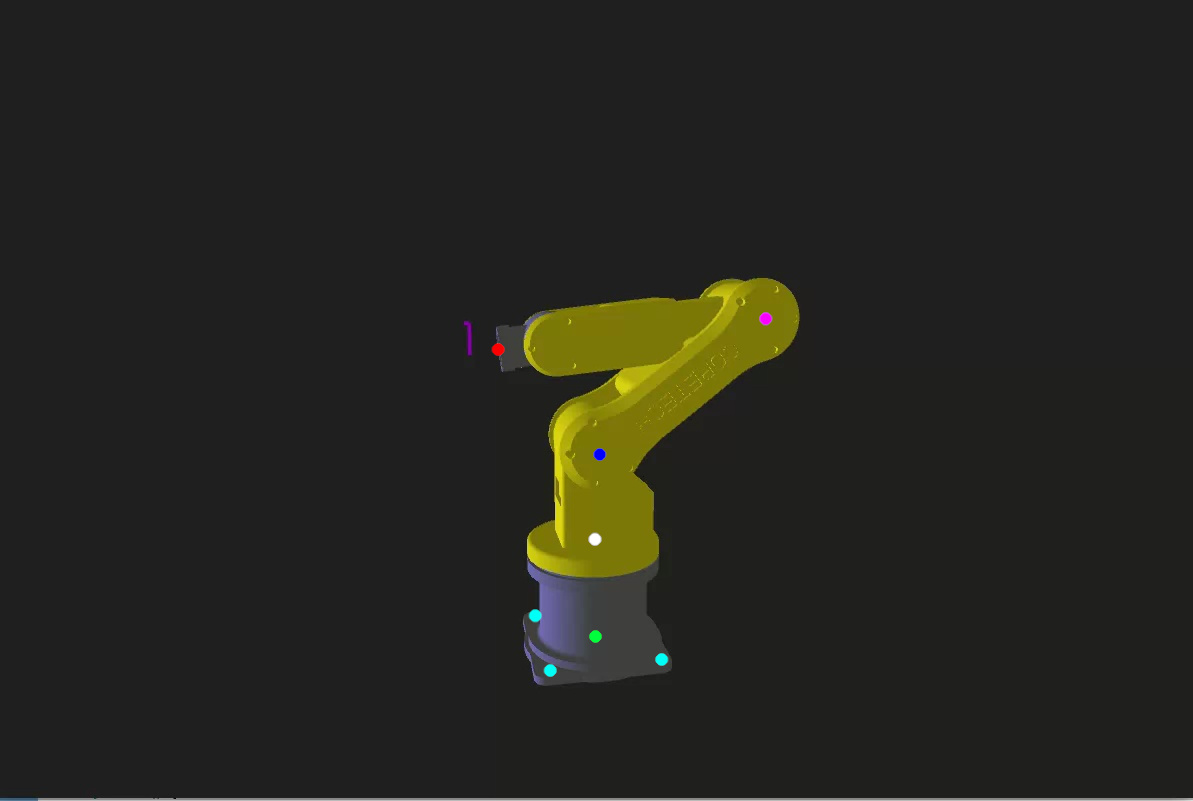
#> input picture pose_tracking/screenshots/dotted/captura_001_dotted.jpg, 1193 x 801 px, found by its file name
$ python dot_position_pixels.py
#> lines starting #> are read from the running program, lines starting #| are printed output that depends on the picture; after the words box and inside, x2 and y2 are one past the last pixel; in counts of white or black regions, pixels touching at a corner belong together
#> in main, frame is the input picture: shape (801, 1193, 3); mean B, G, R 30.9, 36.5, 36.7
import cv2
import numpy as np

def detect_color_points(frame, color_ranges, multi_detection_colors=None):
    """
    Detecta los puntos de color en la imagen y devuelve un diccionario.
    Para los colores listados en multi_detection_colors se retornará una lista
    de centroides; para el resto se retorna un único punto (el de mayor área).
    Además, se dibuja el punto y se etiqueta el color.
    """
    if multi_detection_colors is None:
        multi_detection_colors = []

    hsv = cv2.cvtColor(frame, cv2.COLOR_BGR2HSV)
#> hsv: shape (801, 1193, 3); mean H, S, V 11.4, 16.4, 37.1
    detected_points = {}

    for color, ranges in color_ranges.items():
        mask = None
        # Combina todos los rangos para ese color (por ejemplo, el rojo usa 2 rangos)
        for (lower, upper) in ranges:
            lower = np.array(lower, dtype=np.uint8)
            upper = np.array(upper, dtype=np.uint8)
            current_mask = cv2.inRange(hsv, lower, upper)
            if mask is None:
                mask = current_mask
            else:
                mask = cv2.bitwise_or(mask, current_mask)

        # Encontrar contornos en la máscara
        contours, _ = cv2.findContours(mask, cv2.RETR_EXTERNAL, cv2.CHAIN_APPROX_SIMPLE)

        # Si el color debe tener múltiples detecciones, se procesan todos los contornos
        if color in multi_detection_colors:
            points = []
            for cnt in contours:
                if cv2.contourArea(cnt) > 10:  # Umbral para evitar falsos positivos (ajustable)
                    M = cv2.moments(cnt)
                    if M["m00"] != 0:
                        cX = int(M["m10"] / M["m00"])
                        cY = int(M["m01"] / M["m00"])
                        points.append((cX, cY))
                        # Dibujar el punto y etiquetar con el nombre del color
                        cv2.circle(frame, (cX, cY), 5, (255, 255, 255), -1)
                        cv2.putText(frame, color, (cX + 5, cY + 5),
                                    cv2.FONT_HERSHEY_SIMPLEX, 0.5, (255, 255, 255), 2)
            if points:
                detected_points[color] = points
        else:
            # Para otros colores se toma el contorno de mayor área
            if contours:
                c = max(contours, key=cv2.contourArea)
                M = cv2.moments(c)
                if M["m00"] != 0:
                    cX = int(M["m10"] / M["m00"])
                    cY = int(M["m01"] / M["m00"])
                    detected_points[color] = (cX, cY)
                    cv2.circle(frame, (cX, cY), 5, (255, 255, 255), -1)
                    cv2.putText(frame, color, (cX + 5, cY + 5),
                                cv2.FONT_HERSHEY_SIMPLEX, 0.5, (255, 255, 255), 2)
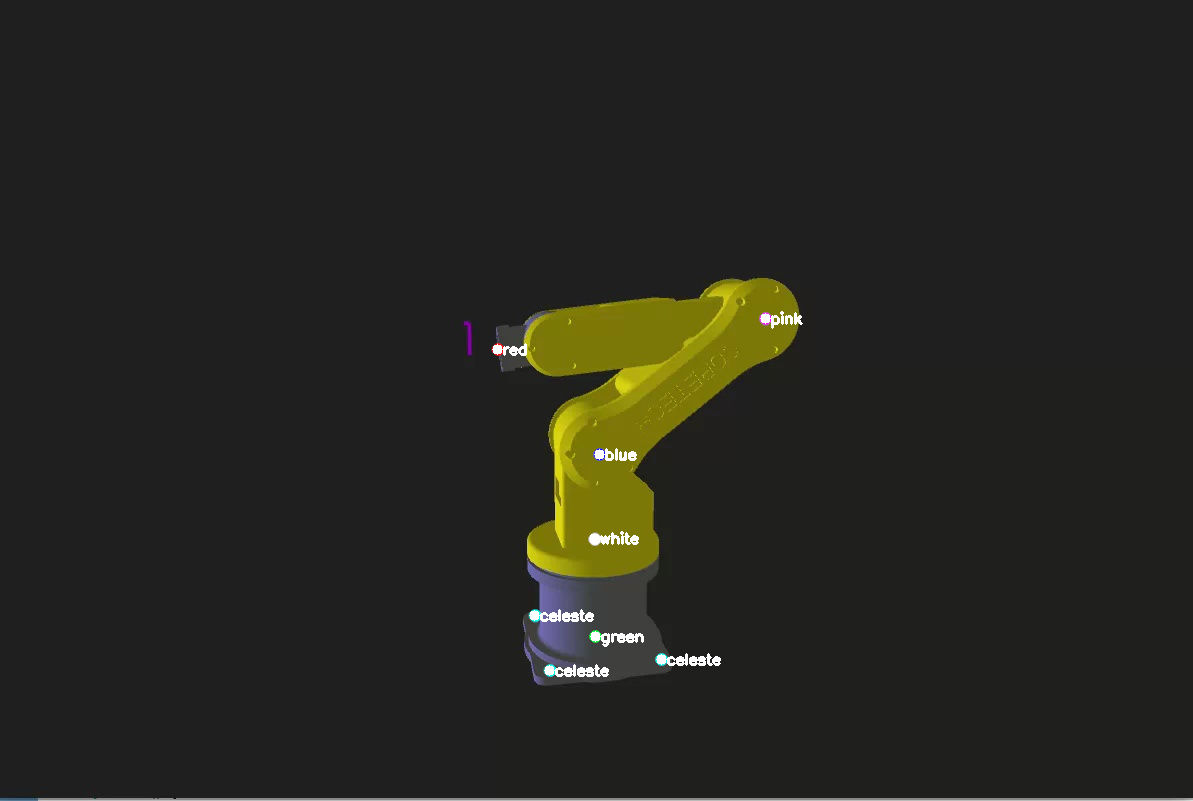
#> frame: shape (801, 1193, 3); 0.33% of pixels changed, all inside (x1, y1, x2, y2) = (492, 311, 803, 677)
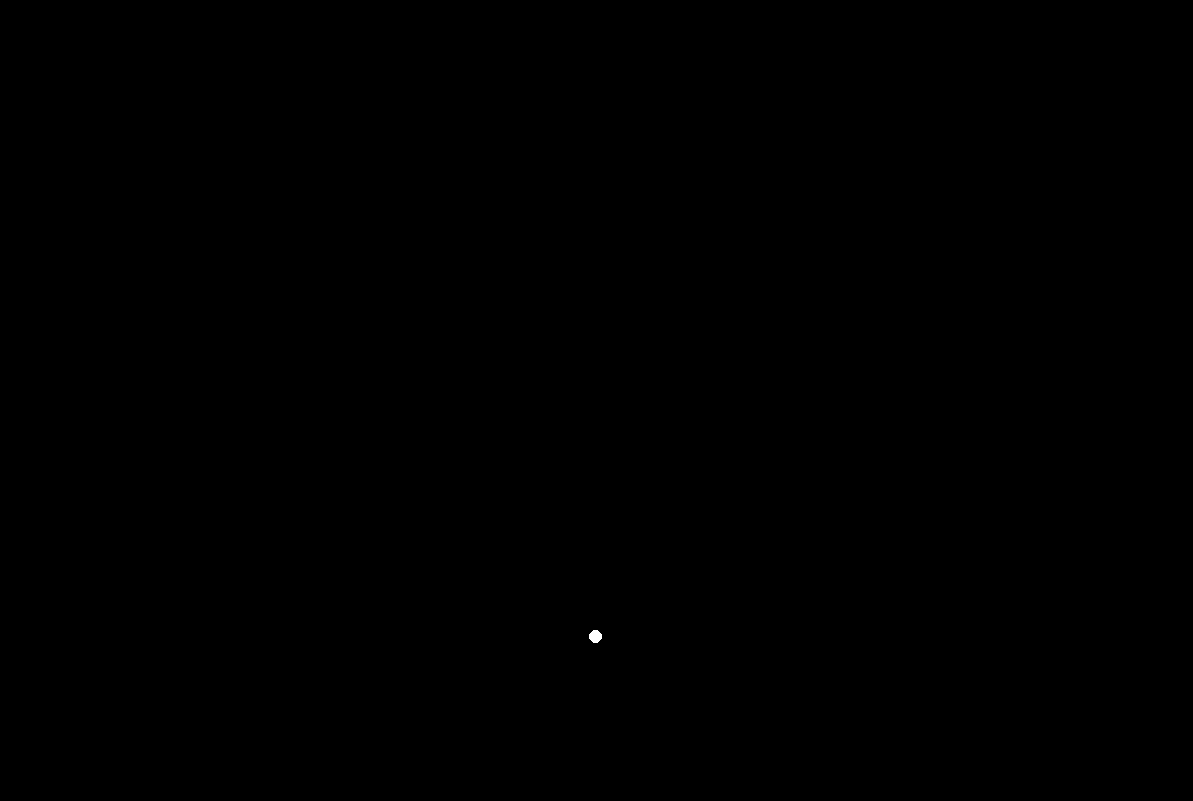
#> mask: shape (801, 1193); 0.01% white; 1 white region, box (x1, y1, x2, y2) and area: (589, 630, 602, 643) 129
#> after the loop, detected_points = {'red': (497, 349), 'pink': (765, 318), 'blue': (599, 454), 'white': (594, 538), 'celeste': [(549, 670), (661, 659), (534, 615)], 'green': (595, 636)}
    return detected_points, frame

def main():
    # Rangos HSV basados en los colores proporcionados:
    # Los valores pueden necesitar ajuste dependiendo de las condiciones de iluminación.
    color_ranges = {
        "red": [((0, 100, 100), (10, 255, 255)), ((170, 100, 100), (179, 255, 255))],  # ff0000
        "pink": [((140, 100, 100), (160, 255, 255))],   # f900ff
        "blue": [((110, 100, 100), (130, 255, 255))],   # 0000ff
        "white": [((0, 0, 200), (180, 30, 255))],         # ffffff
        "celeste": [((85, 100, 100), (95, 255, 255))],   # 00fff7
        "green": [((50, 100, 100), (70, 255, 255))]      # 12ff00
    }

    # Se especifica que se desea detectar múltiples puntos para "celeste"
    multi_detection_colors = ["celeste"]

    # Ruta de la imagen
    image_path = "/home/rovestrada/pose_track_ws/pose_tracking/screenshots/dotted/captura_001_dotted.jpg"
    frame = cv2.imread(image_path)
    if frame is None:
        print("No se pudo cargar la imagen desde:", image_path)
        return

    # Detectar puntos de color
    detected_points, annotated_frame = detect_color_points(frame, color_ranges, multi_detection_colors)
    print("Puntos detectados:", detected_points)
#| Puntos detectados: {'red': (497, 349), 'pink': (765, 318), 'blue': (599, 454), 'white': (594, 538), 'celeste': [(549, 670), (661, 659), (534, 615)], 'green': (595, 636)}

    # Calcular posiciones relativas respecto al origen (punto verde)
    relative_positions = {}
    if "green" in detected_points:
        base = detected_points["green"]
#> base = (595, 636)
        for color, points in detected_points.items():
            if isinstance(points, list):
                relative_positions[color] = [(p[0] - base[0], p[1] - base[1]) for p in points]
            else:
                relative_positions[color] = (points[0] - base[0], points[1] - base[1])
#> this loop made 6 passes
#> after the loop, relative_positions = {'red': (-98, -287), 'pink': (170, -318), 'blue': (4, -182), 'white': (-1, -98), 'celeste': [(-46, 34), (66, 23), (-61, -21)], 'green': (0, 0)}
        print("Posiciones relativas (en píxeles):", relative_positions)
#| Posiciones relativas (en píxeles): {'red': (-98, -287), 'pink': (170, -318), 'blue': (4, -182), 'white': (-1, -98), 'celeste': [(-46, 34), (66, 23), (-61, -21)], 'green': (0, 0)}
    else:
        print("No se detectó el punto verde de la base.")

    # Imprimir (anotar) en la imagen las posiciones relativas
    # Se utiliza la información en detected_points para posicionar el texto
    for color, rel in relative_positions.items():
        if isinstance(rel, list):
            # Para colores con múltiples detecciones (ej. celeste)
            for idx, (dx, dy) in enumerate(rel):
                # Obtener posición original para ubicar el texto
                (x, y) = detected_points[color][idx]
                text = f"{color}:({dx},{dy})"
                cv2.putText(annotated_frame, text, (x + 5, y - 10),
                            cv2.FONT_HERSHEY_SIMPLEX, 0.5, (0, 255, 0), 2)
        else:
            (dx, dy) = rel
            (x, y) = detected_points[color]
            text = f"{color}:({dx},{dy})"
            cv2.putText(annotated_frame, text, (x + 5, y - 10),
                        cv2.FONT_HERSHEY_SIMPLEX, 0.5, (0, 255, 0), 2)
#> this loop made 6 passes
#> (color, dx, dy, x, y) on passes 1, 2, 3, 4, 6: ('red', -98, -287, 497, 349), ('pink', 170, -318, 765, 318), ('blue', 4, -182, 599, 454), ('white', -1, -98, 594, 538), ('green', 0, 0, 595, 636)
#> (color, rel) on pass 5: ('celeste', [(-46, 34), (66, 23), (-61, -21)])
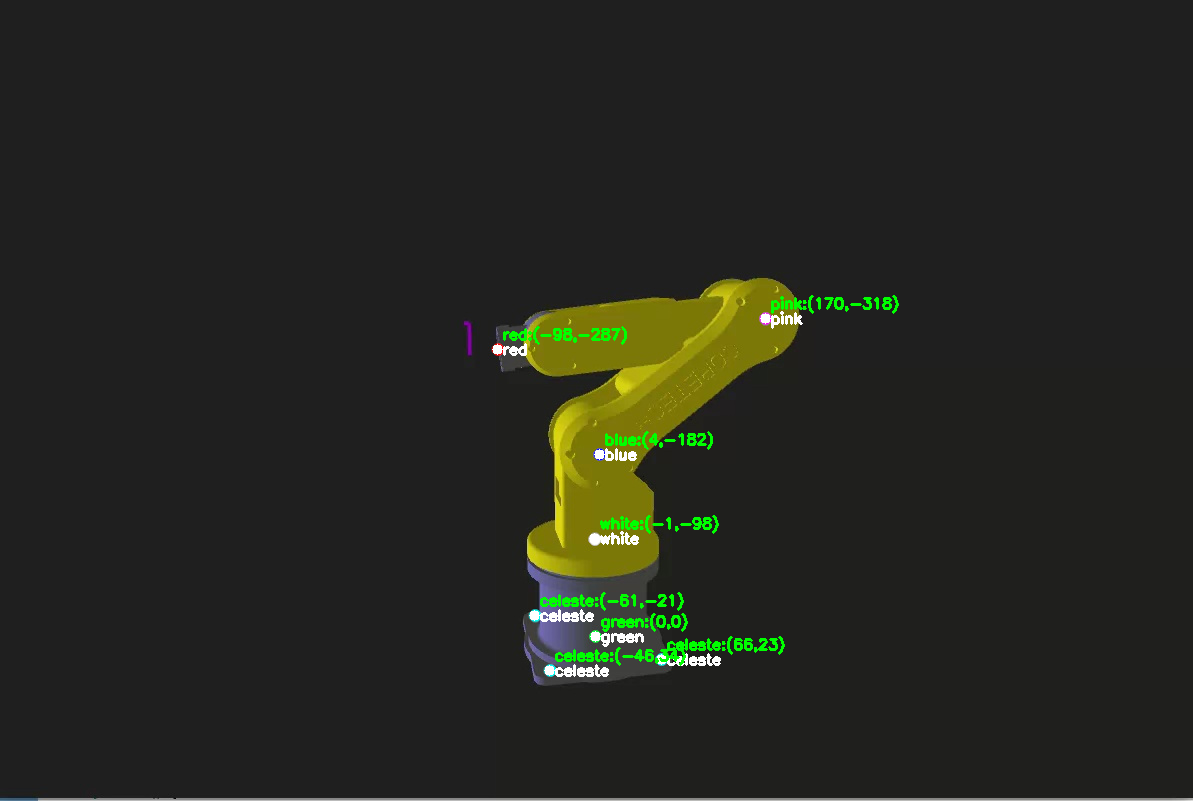
#> annotated_frame: shape (801, 1193, 3); 0.68% of pixels changed, all inside (x1, y1, x2, y2) = (503, 295, 899, 666)

    cv2.imshow("Marcadores detectados y posiciones relativas", annotated_frame)
    cv2.waitKey(0)
    cv2.destroyAllWindows()

if __name__ == "__main__":
    main()
